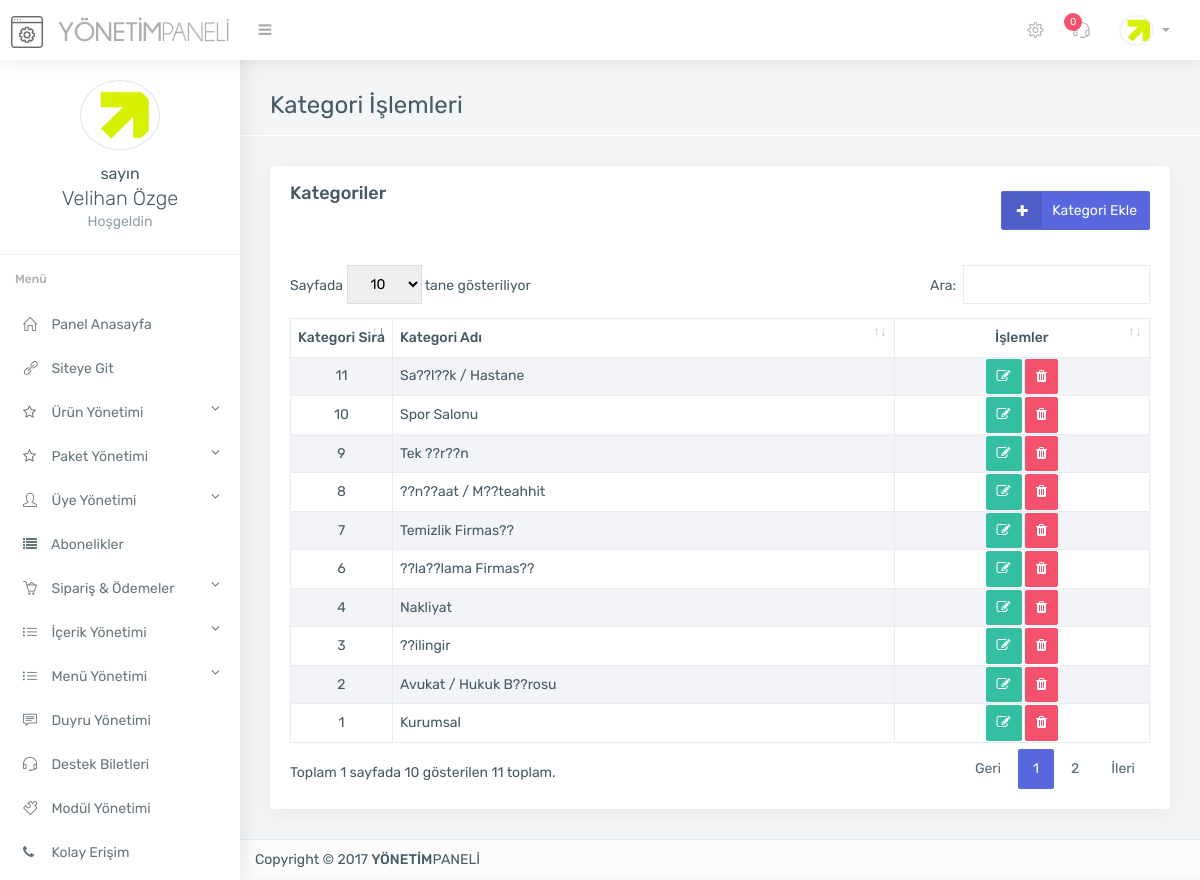
Page /admin/kategoriler.php (signed in) on the committed database.
### tables this page shows
CREATE TABLE `kullanici` (
  `kullanici_id` int(11) NOT NULL,
  `kullanici_adi` varchar(250) NOT NULL,
  `kullanici_pass` varchar(250) NOT NULL,
  `kullanici_adsoyad` varchar(500) NOT NULL,
  `kullanici_resim` varchar(500) NOT NULL
);

CREATE TABLE `kategoriler` (
  `kategori_id` int(11) NOT NULL,
  `kategori_ad` varchar(255) NOT NULL,
  `kategori_sira` int(11) NOT NULL,
  `kategori_title` varchar(255) NOT NULL,
  `kategori_descr` varchar(255) NOT NULL,
  `kategori_keyword` varchar(255) NOT NULL
);

### admin/kategoriler.php (the view)
<?php
include 'header.php';
include 'topbar.php';
include 'sidebar.php';
$kategorisor=$db->prepare("SELECT * from kategoriler");
$kategorisor->execute(array(0));
?>
<section class="main-content container">
	<div class="page-header">
		<h2>Kategori İşlemleri</h2>
	</div>
	<div class="row">
		<div class="col-md-12">
			<div class="card">
				<div class="card-heading card-default">
					<div class="pull-right mt-10">
						<a href="kategori-ekle.php" class="btn btn-primary btn-icon"><i class="fa fa-plus"></i> Kategori Ekle</a>
					</div>
					Kategoriler
				</div>
				<div class="card-block">
					<table id="datatable1" class="table table-striped dt-responsive nowrap table-hover">
						<thead>
							<tr>
								<th style="width: 10%;" class="text-center">
									<strong>Kategori Sira</strong>
								</th>
								<th class="text-left">
									<strong>Kategori Adı</strong>
								</th>
								<th class="text-center">
									<strong>İşlemler</strong>
								</th>
							</tr>
						</thead>
						<tbody>
							<?php
							while ($kategoricek=$kategorisor->fetch(PDO::FETCH_ASSOC)) {
								?>
								<tr>
									<td class="text-center"><?php echo $kategoricek['kategori_sira']; ?></i></td>
									<td><?php echo $kategoricek['kategori_ad']; ?></i></td>
									<td class="text-center">
										<a href="kategori-duzenle.php?kategori_id=<?php echo $kategoricek['kategori_id']; ?>" title="Düzenle" class="btn btn-sm btn-success"><i class="fa fa-edit"></i></a>
										<a href="controller/function.php?kategorisil=ok&kategori_id=<?php echo $kategoricek['kategori_id']; ?>" title="Sil" class="btn btn-sm btn-danger"><i class="fa fa-trash"></i></a>
									</td>
								</tr>
								<?php } ?>
							</tbody>
						</table>
					</div>
				</div>
			</div>
		</div>
		<?php include 'footer.php'; ?>

### admin/topbar.php (shortened to what this page needs)
<?php
$yenisay=$db->prepare("SELECT * from destek where destek_adminoku='0'");
$yenisay->execute(array());
$yeni=$yenisay->RowCount();
?>
<div class="top-bar light-top-bar">
	<div class="container-fluid">
		<div class="row">
			<div class="col">
				<a class="admin-logo" href="index.php">
					<h1>
						<img alt="" src="assets/img/genel/logo.png" class="logo-icon margin-r-10">
						<img alt="" src="assets/img/genel/logo-text.png" class="toggle-none hidden-xs">
					</h1>
				</a>
				<div class="left-nav-collapsed" >
					<a  href="#" class="nav-collapsed"><i class="fa fa-bars"></i></a>
				</div>
			</div>
			<div class="col">
				<ul class="list-inline top-right-nav">
					<li class="dropdown icon-dropdown d-none-m">
						<a href="genel-ayarlar.php"><i class="icon-settings"></i></a>
					</li>
					<li class="dropdown icon-dropdown">
						<a href="destek.php"><i class="icon-earphones-alt"></i> <span class="badge badge-danger"><?php echo $yeni; ?></span></a>
					</li>
					<li class="dropdown avtar-dropdown">
						<a class="dropdown-toggle" data-toggle="dropdown" href="#">
							<img alt="" class="rounded-circle" src="<?php echo $userprint['kullanici_resim']; ?>" width="30">
						</a>
					</li>
				</ul>
			</div>
		</div>
	</div>
</div>

### admin/sidebar.php (shortened to what this page needs)
<?php
$link = $_SERVER['REQUEST_URI'];
?>
<div class="main-sidebar-nav default-navigation">
    <div class="nano">
        <div class="nano-content sidebar-nav">
            <ul class="metisMenu nav flex-column" id="menu">
                <div class="card-block border-bottom text-center nav-profile">
                    <img alt="profile" class="rounded-circle margin-b-10 circle-border " src="<?php echo $userprint['kullanici_resim']; ?>" width="80">
                    <p class="lead margin-b-0 toggle-none"><small>sayın<br> </small><?php echo $userprint['kullanici_adsoyad'] ?></p>
                    <p class="text-muted mv-0 toggle-none">Hoşgeldin</p>
                </div>
                <li class="nav-heading">
                    <b>Menü</b>
                </li>
                <li class="nav-item <?php if (strstr($link, "index.php")) { echo "active";} ?>"><a class="nav-link" href="index.php"><i class="icon-home"></i> <span class="toggle-none">Panel Anasayfa</span> </a></li>
                <li class="nav-item"><a class="nav-link" target="_blank" href="<?php echo $settingsprint['ayar_siteurl']; ?>"><i class="icon-link"></i> <span class="toggle-none">Siteye Git</span> </a></li>
                <li class="nav-item <?php if (strstr($link, "urun")) { echo "active";} ?> <?php if (strstr($link, "eklenti")) { echo "active";} ?>">
                    <a class="nav-link" href="javascript: void(0);" aria-expanded="true"><i class="fa fa-star-o"></i> <span class="toggle-none">Ürün Yönetimi<span style="float: right;" class="fa fa-angle-down"></span></span></a>
                </li>
                <li class="nav-item <?php if (strstr($link, "paket")) { echo "active";} ?>">
                    <a class="nav-link" href="javascript: void(0);" aria-expanded="true"><i class="fa fa-star-o"></i> <span class="toggle-none">Paket Yönetimi<span style="float: right;" class="fa fa-angle-down"></span></span></a>
                </li>
                <li class="nav-item <?php if (strstr($link, "uye")) { echo "active";} ?>">
                    <a class="nav-link" href="javascript: void(0);" aria-expanded="true"><i class="icon-user"></i> <span class="toggle-none">Üye Yönetimi<span style="float: right;" class="fa fa-angle-down"></span></span></a>
                </li>
                <li class="nav-item <?php if (strstr($link, "abone")) { echo "active";} ?>">
                    <a class="nav-link" href="abonelikler.php"><i class="fa fa-list"></i> <span class="toggle-none">Abonelikler</span></a>
                </li>
                <li class="nav-item <?php if (strstr($link, "sanal-pos")) { echo "active";} ?><?php if (strstr($link, "hesap")) { echo "active";} ?><?php if (strstr($link, "siparis")) { echo "active";} ?><?php if (strstr($link, "odeme-yontemleri")) { echo "active";} ?>">
                    <a class="nav-link" href="javascript: void(0);" aria-expanded="true"><i class="icon-basket-loaded"></i> <span class="toggle-none">Sipariş & Ödemeler<span style="float: right;" class="fa fa-angle-down"></span></span></a>
                </li>
                <li class="nav-item <?php if (strstr($link, "sozlesme-yonetimi")) { echo "active";} ?><?php if (strstr($link, "slayt")) { echo "active";} ?><?php if (strstr($link, "referans")) { echo "active";} ?><?php if (strstr($link, "marka")) { echo "active";} ?><?php if (strstr($link, "yorum")) { echo "active";} ?><?php if (strstr($link, "bilgi")) { echo "active";} ?><?php if (strstr($link, "sosyal")) { echo "active";} ?><?php if (strstr($link, "proje")) { echo "active";} ?><?php if (strstr($link, "sss")) { echo "active";} ?><?php if (strstr($link, "sayfa")) { echo "active";} ?><?php if (strstr($link, "hizmet")) { echo "active";} ?><?php if (strstr($link, "html")) { echo "active";} ?><?php if (strstr($link, "blog")) { echo "active";} ?>">
                    <a class="nav-link" href="" aria-expanded="true"><i class="icon-list"></i> <span class="toggle-none">İçerik Yönetimi<span style="float: right;" class="fa fa-angle-down"></span></span></a>
                </li>
                <li class="nav-item <?php if (strstr($link, "menu")) { echo "active";} ?><?php if (strstr($link, "link")) { echo "active";} ?>">
                    <a class="nav-link" href="" aria-expanded="true"><i class="icon-list"></i> <span class="toggle-none">Menü Yönetimi<span style="float: right;" class="fa fa-angle-down"></span></span></a>
                </li>
                <li class="nav-item <?php if (strstr($link, "duyuru")) { echo "active";} ?>"><a class="nav-link" href="duyurular.php"><i class="icon-speech"></i> <span class="toggle-none">Duyru Yönetimi</span></a></li>
                <li class="nav-item <?php if (strstr($link, "destek")) { echo "active";} ?>"><a class="nav-link" href="destek.php"><i class="icon-earphones-alt"></i> <span class="toggle-none">Destek Biletleri</span></a></li>
                <li class="nav-item <?php if (strstr($link, "modul")) { echo "active";} ?>"><a class="nav-link" href="modul.php"><i class="icon-puzzle"></i> <span class="toggle-none">Modül Yönetimi</span></a></li>
                <li class="nav-item <?php if (strstr($link, "kolay")) { echo "active";} ?>"><a class="nav-link" href="kolay-iletisim.php"><i class="fa fa-phone"></i> <span class="toggle-none">Kolay Erişim</span></a></li>
                <li class="nav-item <?php if (strstr($link, "google")) { echo "active";} ?>"><a class="nav-link" href="google-yandex-ayarlari.php"></a></li>
            </ul>
        </div>
    </div>
</div>

### rows in the picture
kullanici: kullanici_resim (picture), kullanici_adsoyad "Velihan Özge"
kategoriler: kategori_sira "1", kategori_ad "Kurumsal"
kategoriler: kategori_sira "3", kategori_ad "??ilingir"
kategoriler: kategori_sira "4", kategori_ad "Nakliyat"
kategoriler: kategori_sira "2", kategori_ad "Avukat / Hukuk B??rosu"
kategoriler: kategori_sira "8", kategori_ad "??n??aat / M??teahhit"
kategoriler: kategori_sira "6", kategori_ad "??la??lama Firmas??"
kategoriler: kategori_sira "7", kategori_ad "Temizlik Firmas??"
kategoriler: kategori_sira "9", kategori_ad "Tek ??r??n"
kategoriler: kategori_sira "10", kategori_ad "Spor Salonu"
kategoriler: kategori_sira "11", kategori_ad "Sa??l??k / Hastane"

### other values in the picture
$yeni "0"
